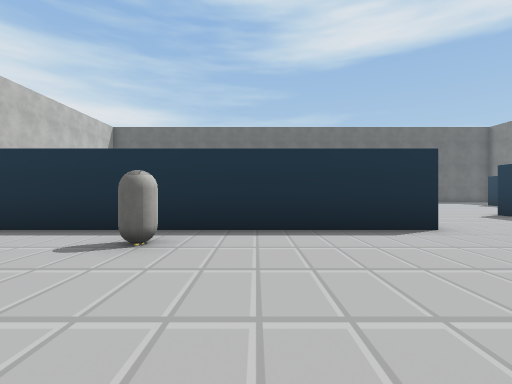
[1] (above)

24 first-person views from a walk through a 3-D level made in the Unity game engine. The camera is 1.4 m above the floor, looks level and sees 85° across. The floor is counted in squares, 2 m on a side. Each view is taken from the middle of a square. On the plan, view 1 faces up. The plan holds only what a view shows up to about 9 squares ahead; the rest is blank. The player is left out. Some surface patterns are stand-ins.

[2]
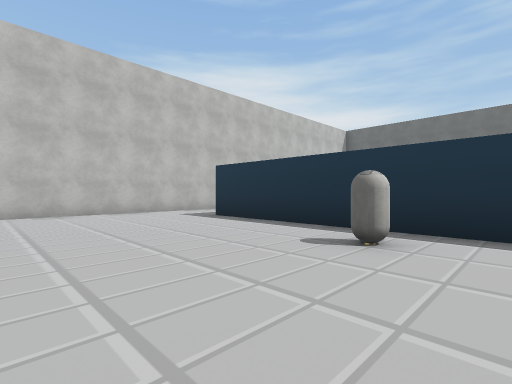

[3]
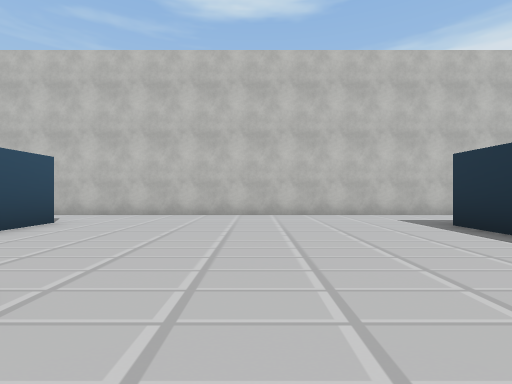

[4]
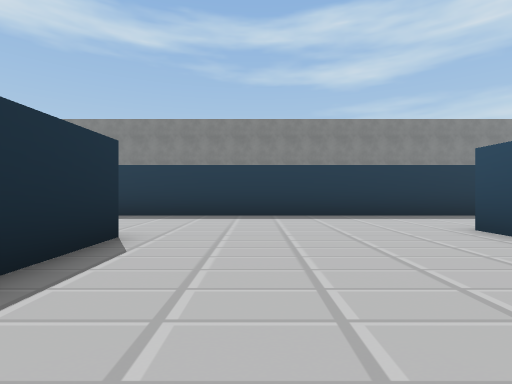

[5]
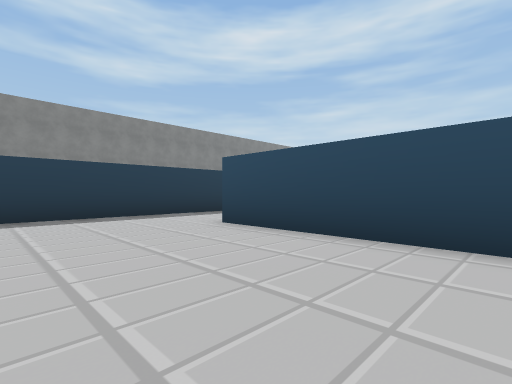

[6]
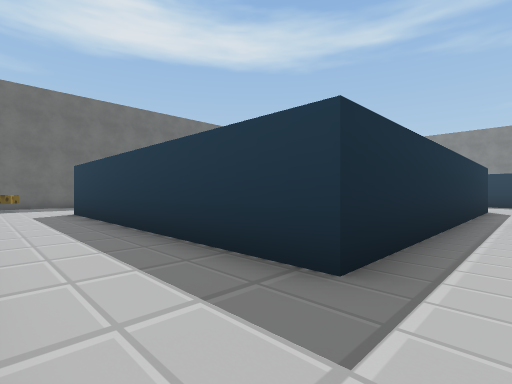

[7]
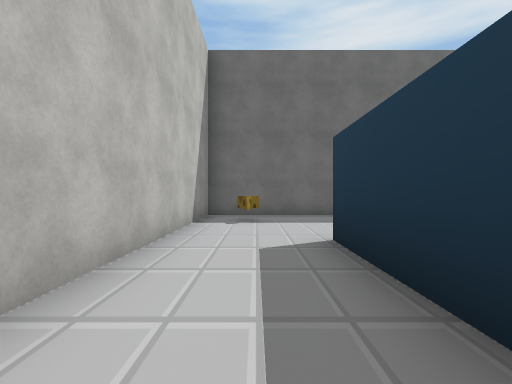

[8]
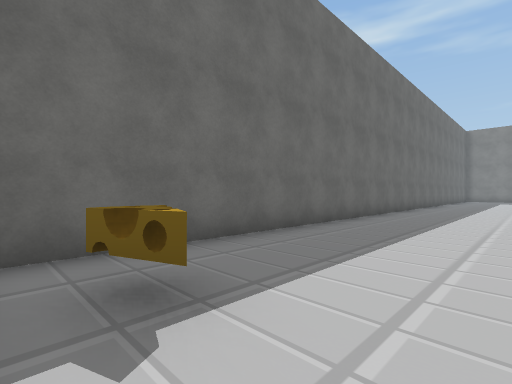

[9]
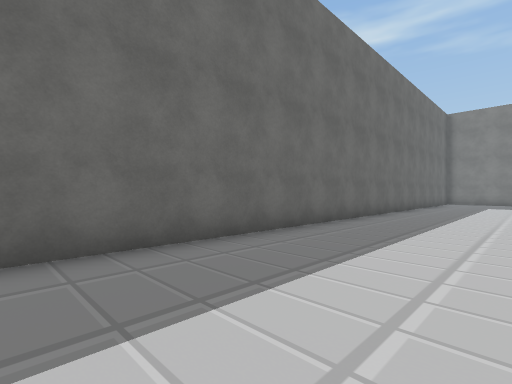

[10]
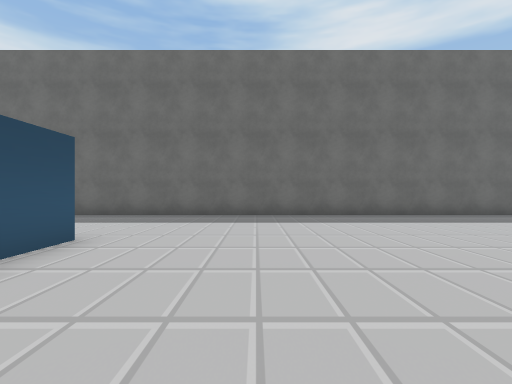

[11]
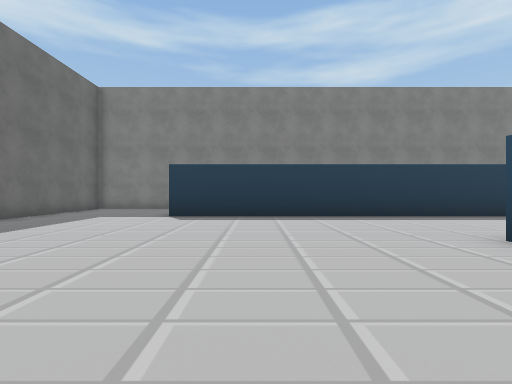

[12]
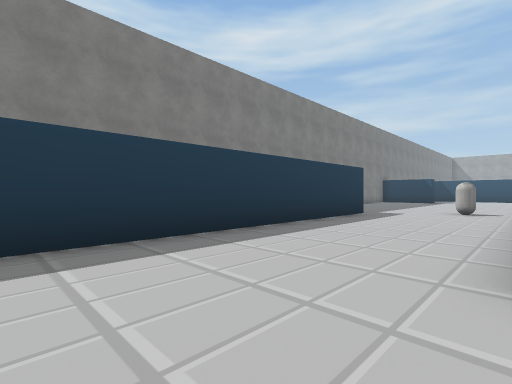

[13]
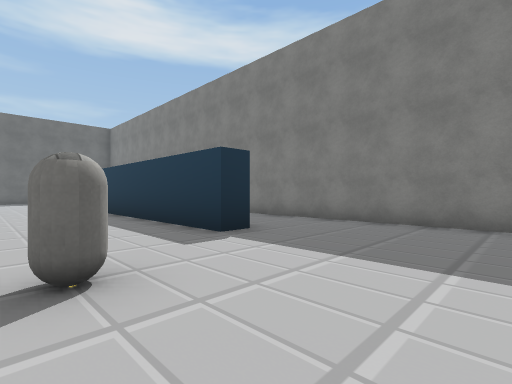

[14]
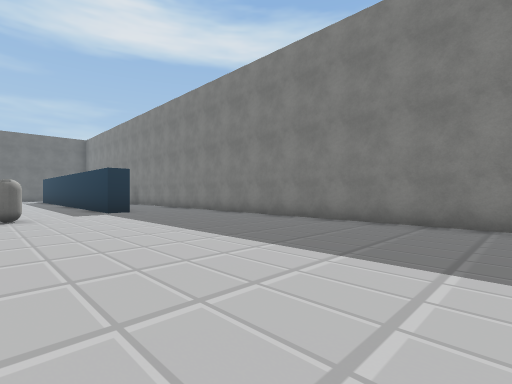

[15]
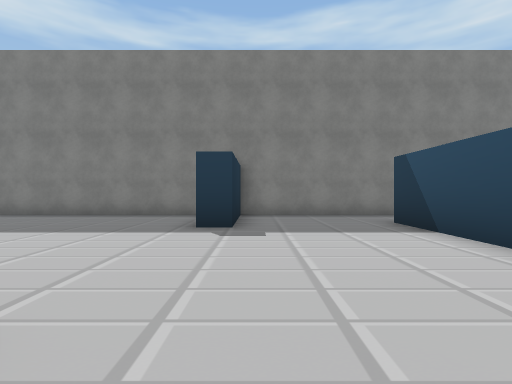

[16]
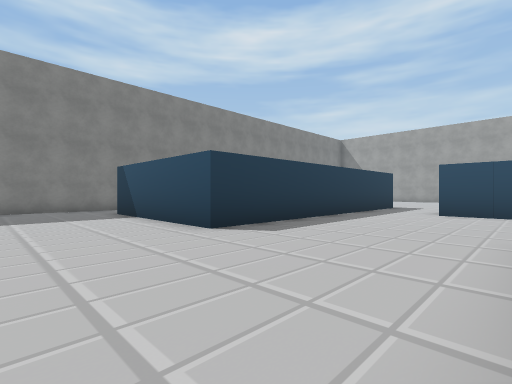

[17]
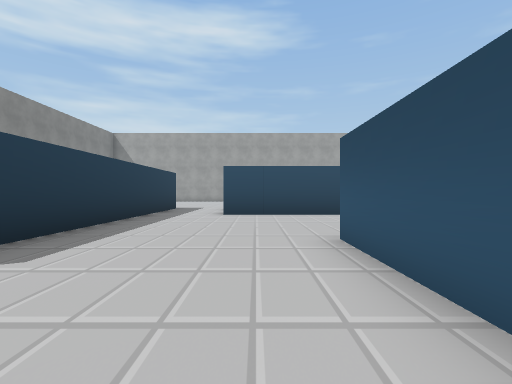

[18]
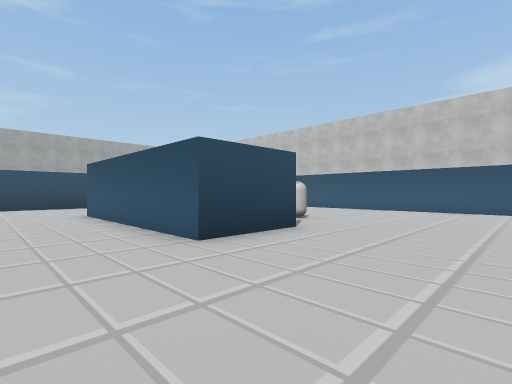

[19]
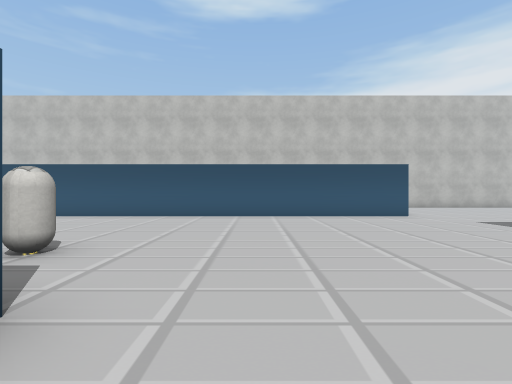

[20]
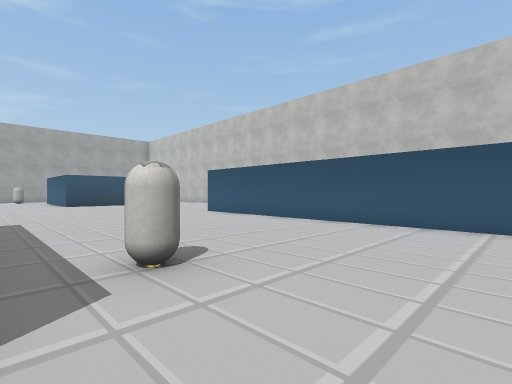

[21]
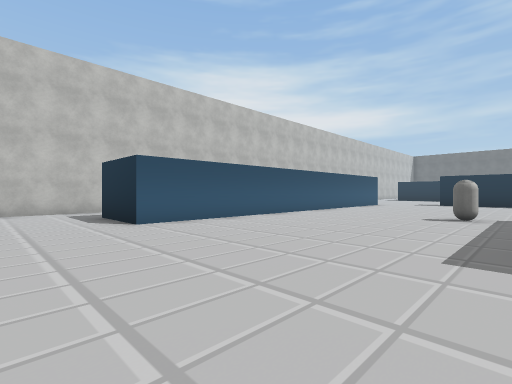

[22]
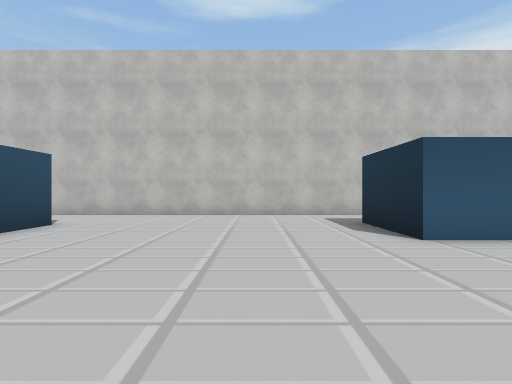

[23]
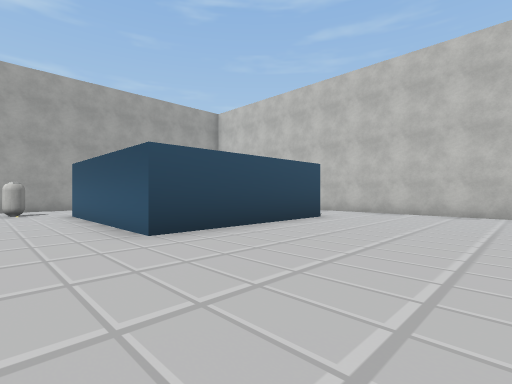

[24]
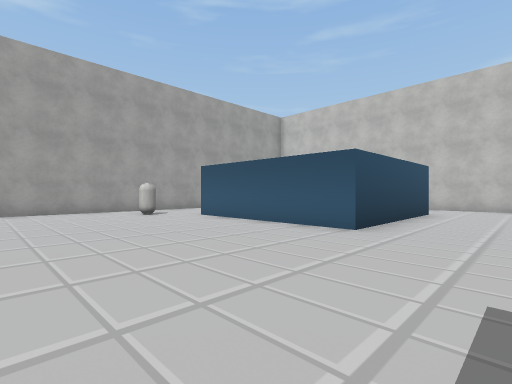

### Floor plan
Points are (right, up) in squares from view 1. A wall is a line through its corners. A room is listed if a view was taken in it or the views show most of it. See-through windows are left out.
Room 1 (views 1, 2, 3, 4, 5, 6, 7, 8, 9, 10, 11, 12)
walls: (3.4, 5.1) (-6.9, 5.1) (-6.9, 14.1); (3.4, 14.1) (3.4, 12.9); (12, 8.6) (12, 14.5); (7.3, -0.4) (7.3, 8.5); (-0.9, -1) (4.1, -1); (-9.4, 7) (-9.4, -2.4); (13.8, 18.4) (-9.4, 18.4) (-9.4, 11.5); (-7.4, -3.6) (-6, -3.6)
ways out: opening at (-8.5, -2.5) to room 2; opening at (-3.5, -2.5) to room 2; opening at (6, 0) to room 2; opening at (10, 9) to room 2; opening at (14, 15) to room 2
objects: cheese (-8, 17); capsule (-2, 4)
Room 2 (views 13, 14, 15, 16, 17, 18, 19, 20, 21, 22, 23, 24)
walls: (1.4, -9.4) (3.7, -9.4) (3.7, -15.2); (2.4, -19.6) (6, -19.6); (8.4, -20) (8.4, -13.2) (13.5, -13.2); (7.3, -3.6) (7.3, -0.4); (15.5, -14.2) (15.5, -9.5) (12.5, -9.5) (12.5, -8.8); (15.5, -8.2) (15.5, 4.4); (-9.4, -15.8) (-9.4, -25.2); (-5.1, -3.5) (-5.1, -16.6) (-7.4, -16.6); (-7, -23.3) (-1.9, -23.3) (-1.9, -28.4); (-9.4, -2.4) (-9.4, -5.1); (0.6, -31.4) (2.6, -31.4); (12.8, 1.9) (12, 1.9) (12, 8.6)
ways out: opening at (-8.5, -2.5) to room 1; opening at (-3.5, -2.5) to room 1; opening at (6, 0) to room 1; opening at (10, 9) to room 1; opening at (14, 15) to room 1
objects: capsule (-1, -30); capsule (0, -11); capsule (9, 0) to (10, 0)

Where each view was taken, in squares from view 1:
view 1: 0 up, 0 right, facing up
view 2: 0 up, 0 right, facing up-left
view 3: 1 up, 1 left, facing left
view 4: 3 up, 1 left, facing right
view 5: 3 up, 1 left, facing down-right
view 6: 4 up, 9 left, facing up-right
view 7: 10 up, 8 left, facing up
view 8: 15 up, 9 left, facing up-right
view 9: 15 up, 3 left, facing up-right
view 10: 10 up, 6 right, facing up
view 11: 12 up, 4 right, facing right
view 12: 11 up, 8 right, facing down-right
view 13: 2 down, 9 right, facing up-right
view 14: 8 down, 9 right, facing up-right
view 15: 10 down, 7 right, facing right
view 16: 10 down, 4 right, facing down-right
view 17: 11 down, 5 right, facing down
view 18: 6 down, 6 right, facing down-left
view 19: 8 down, 3 right, facing left
view 20: 8 down, 1 right, facing down-left
view 21: 19 down, 1 right, facing up-left
view 22: 19 down, 1 left, facing left
view 23: 19 down, 0 right, facing down-left
view 24: 21 down, 3 right, facing down-left
